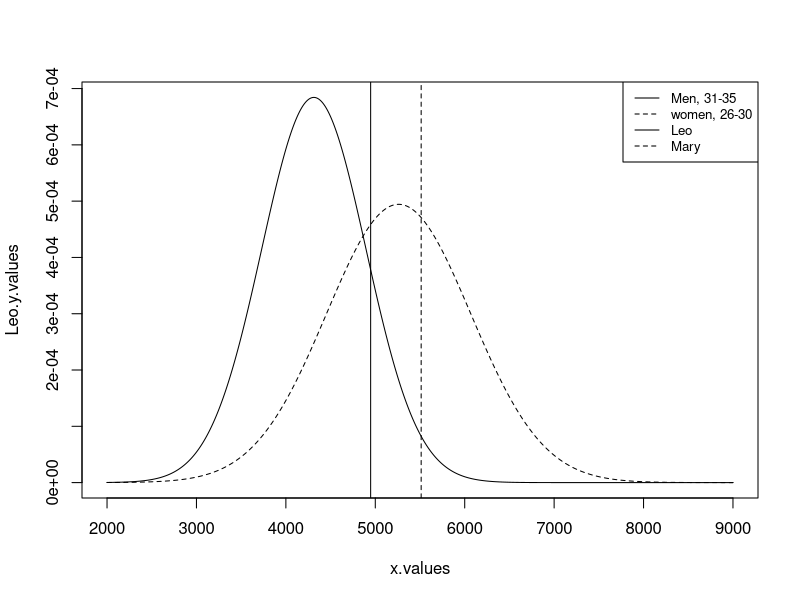

The R script that drew this image:
## ---- chunk 1

## ---- chunk 2

## ---- chunk 3

## ---- chunk 4

## ---- chunk 5

## ---- chunk 6
x.values=seq(2000, 9000, length=1000)
# 

Leo.y.values=dnorm(x.values, mean=4313, sd=583)
# 

Mary.y.values=dnorm(x.values, mean=5261, sd=807)
# 

plot(x.values, Leo.y.values, type="l")
# 

#The lines() function, below, lets us add a new line to a plot. If we used plot(), it would produce a second plot. But what we want is one plot with two distributions on it, and lines() lets us add the second distribution.

lines(x.values, Mary.y.values, type='l', lty=2)
# 

abline(v=c(4948, 5513), lty=c(1,2))
# 

legend('topright', legend=c("Men, 31-35", "women, 26-30", "Leo", "Mary"), lty=1:2, cex=0.8)
#
